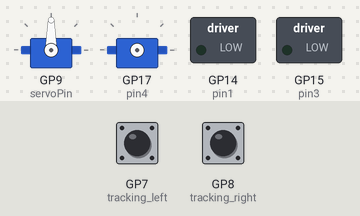
Bench run of a program on a simulated Raspberry Pi Pico running MicroPython. Shown: 2 × servo, switched loads named in the program (green lamp = pin HIGH). The inputs (shaded band) are chosen by the test bench; at power-on: GP7 (tracking_left) LOW, GP8 (tracking_right) LOW. Servo angles are drawn from the pulse width (0.5 ms = 0°, 2.5 ms = 180°); pins used as bus, display or sensor lines are not drawn.

Above: at 2.2 s.
2.3 s: GP7 (tracking_left) pulled HIGH for 0.15 s
At 2.39 s:
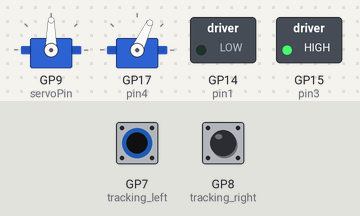
3.9 s: GP8 (tracking_right) pulled HIGH for 0.15 s
At 3.97 s:
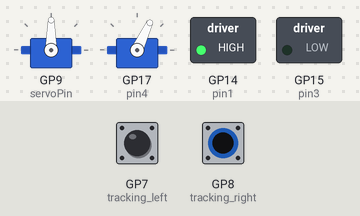
5.5 s: GP8 (tracking_right) pulled HIGH for 3.2 s
At 9.9 s:
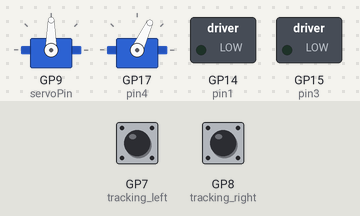
10.2 s: GP7 (tracking_left) pulled HIGH for 3.2 s
At 11.2 s:
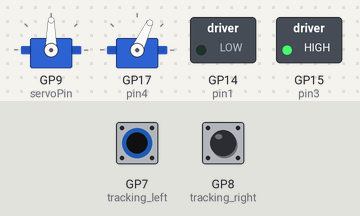
Timing chart, 0 to 14.9 s (numbered marks = the images above; inputs shaded):
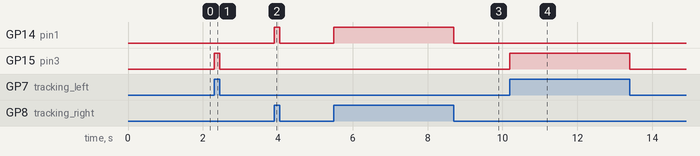

Measured:
- after the input at 2.3 s, GP15 (pin3): LOW → HIGH at once, → LOW 0.15 s later
- after the input at 3.9 s, GP14 (pin1): LOW → HIGH at once, → LOW 0.15 s later
- after the input at 5.5 s, GP14 (pin1): LOW → HIGH at once, → LOW 3.2 s later
- after the input at 10.2 s, GP15 (pin3): LOW → HIGH at once, → LOW 3.2 s later

The program:

Project_08.2_Follow_Line_To_Walk.py
```python
from machine import Pin, PWM
import time

#Define GPIO9’s output frequency as 50Hz and its duty cycle as 4915, and assign them to PWM.
servoPin = PWM(Pin(9))
servoPin.freq(50)
servoPin.duty_u16(4915)
time.sleep(1)

#Set the pin of the tracking sensor
tracking_left = Pin(7, Pin.IN)
tracking_right = Pin(8, Pin.IN)

# right wheel
pin1=Pin(14,Pin.OUT)
pin2=PWM(Pin(16))
pin2.freq(50)
# left wheel
pin3=Pin(15,Pin.OUT)
pin4=PWM(Pin(17))
pin4.freq(50)

# As a function of the car going forward.
def car_forward():
  pin1.value(0)
  pin2.duty_u16(20000)
  pin3.value(0)
  pin4.duty_u16(20000)

# As a function of the car going left.
def car_left():
  pin1.value(0)
  pin2.duty_u16(20000)
  pin3.value(1)
  pin4.duty_u16(4000)

# As a function of the car going right.
def car_right():
  pin1.value(1)
  pin2.duty_u16(40000)
  pin3.value(0)
  pin4.duty_u16(20000)

# As a function of the car stopping.
def car_stop():
  pin2.deinit()
  pin4.deinit()
  pin1.value(0)
  pin2.duty_u16(0)
  pin3.value(0)
  pin4.duty_u16(0)

while True:
    L_value = tracking_left.value() #Left infrared tracking value is assigned to the variable L_value.
    R_value = tracking_right.value() #Right infrared tracking value is assigned to the variable R_value.
    if L_value == 1 and R_value == 1: #Black lines were detected in both left and right infrared tracking.
        pin2=PWM(Pin(16))
        pin2.freq(50)
        pin4=PWM(Pin(17))
        pin4.freq(50)
        car_forward() #Car ahead
    elif L_value == 1 and R_value == 0:
        pin2=PWM(Pin(16))
        pin2.freq(50)
        pin4=PWM(Pin(17))
        pin4.freq(50)
        car_left()
    elif L_value == 0 and R_value == 1:
        pin2=PWM(Pin(16))
        pin2.freq(50)
        pin4=PWM(Pin(17))
        pin4.freq(50)
        car_right()
    else:
        car_stop() 
```
